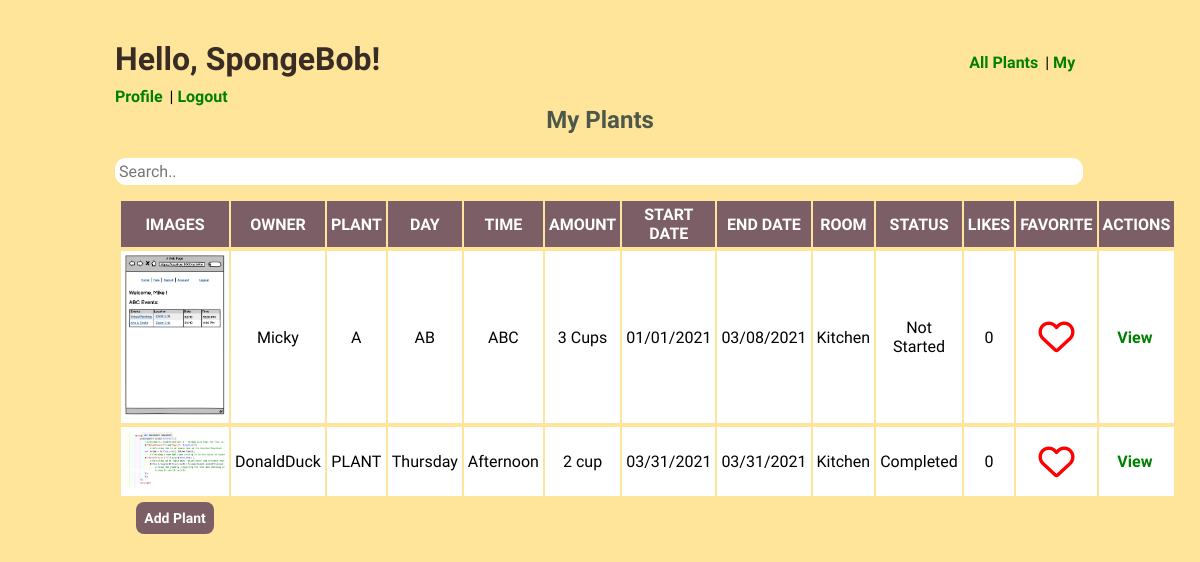
The app's page /plants (signed in) with its own data.
### water_plant_app/models.py (models this page shows)
class User(models.Model):
    first_name = models.CharField(max_length = 255)
    last_name = models.CharField(max_length = 255)
    email = models.CharField(max_length = 255)
    password = models.CharField(max_length = 255)
    created_at = models.DateTimeField(auto_now_add = True)
    updated_at = models.DateTimeField(auto_now = True)
    objects = UserManager()

class Plant(models.Model):
    plants = models.CharField(max_length = 255)
    day = models.CharField(max_length = 140)
    time = models.CharField(max_length = 140)
    quantity = models.CharField(max_length = 14)
    start_date = models.DateTimeField(null = True)
    end_date = models.DateTimeField(null = True)
    description = models.TextField()
    finished = models.CharField(max_length = 5, null = True)
    user_likes = models.ManyToManyField(User, related_name='liked_plant')  # ManyUsersLikeManyPlants and ManyPlantsAreLikedbyManyUsers
    favorites = models.ManyToManyField(User, related_name = 'user_favorite')
    owner = models.ForeignKey(User, related_name = 'plant_owner', on_delete = models.CASCADE)
    img = models.ImageField(upload_to = "img/", null = True, blank = True)
    room = models.CharField(max_length = 140, null = True)
    created_at = models.DateTimeField(auto_now_add = True)
    updated_at = models.DateTimeField(auto_now = True)
    objects = PlantManager()

### water_plant_app/views.py (the view)
# urls.py: path('plants', views.plants),
def plants(request):
    if 'user_id' not in request.session:
        messages.error(request, "Need to register or login buddy!")
        return redirect('/')
    user = User.objects.get(id=request.session['user_id'])
    plants = Plant.objects.all()
    context = {
        'user':user,
        'all_plants':plants,
    }
    return render(request, 'plants.html', context)

### water_plant_app/templates/plants.html (shortened to what this page needs)
<!DOCTYPE html>
<html lang="en">
<head>
    {% load static %}
    <link rel="stylesheet" href="{% static 'CSS/style.css' %}">
</head>
<body>
    <div id="all">
        <h1 class="title">Hello, {{user.first_name}}! </h1>  <span> <a class="link" href="/plants">All Plants</a> | <a class="link" href="/user/profile">My Profile</a> | <a class="link" href="/logout">Logout</a> </span>
        <h2 class="sub-title">My Plants</h2>
        <input id="plantSearch" type="text" placeholder="Search..">
        <table>
            <tr>
                <th>Images</th>
                <th>Owner</th>
                <th>Plant</th>
                <th>Day</th>
                <th>Time</th>
                <th>Amount</th>
                <th>Start Date</th>
                <th>End Date</th>
                <th>Room</th>
                <th>Status</th>
                <th>Likes</th>
                <th>Favorite</th>
                <th>Actions</th>
            </tr>
            {% for plants in all_plants %}
                <tr>
                    <tbody id="plantTable">
                        <td>
                            {% if plants.img %}
                                <img class="img" src="{{plants.img.url}}">
                            {% endif %}
                        </td>
                        <td>{{plants.owner.first_name}}</td>
                        <td>{{plants.plants}}</td>
                        <td>{{plants.day}}</td>
                        <td>{{plants.time}}</td>
                        <td>{{plants.quantity}}</td>
                        <td>{{plants.start_date | date:"SHORT_DATE_FORMAT"}}</td>
                        <td>{{plants.end_date | date:"SHORT_DATE_FORMAT"}}</td>
                        <td>{{plants.room}}</td>
                        <td>{{plants.finished}}</td>
                        <td>{{plants.user_likes.count}}</td>
                        <td>
                            {% if user not in plants.favorites.all %}
                                <a href="/plant/{{plants.id}}/favorite"><i class="far fa-heart"></i></a>
                            {% endif %}
                        </td>
                        <td>
                            <a class="link" href="/plant/{{plants.id}}">View</a>
                        </td>
            {% endfor %}
                    </tbody>
            </tr>
            <tr>
                <td class="no-border-button">
                    <form action="/plants/add" method="post">
                        <button type="submit">Add Plant</button>
                    </form>
                </td>
            </tr>
        </table>
    </div>
</body>
</html>

### water_plant_app/static/CSS/style.css (style rules this page uses)
* { padding:0; margin:0; font-family:'Open Sans Condensed', sans-serif; }
body { background:#FFE599; }
.img { width:100px; }
#all, #add { width:970px; height:auto; margin:0 auto; margin-top:40px; }
td i { color:red; font-size: 36px; text-align: center; }
a { color:#382C25; }
.link { margin-right:3px; color:green; }
table { width:100%; padding:4px; }
#plantSearch { width:99%; padding:4px; border:none; }
table button { padding:8px; border:none; font-weight: bold; border-radius: 8px; font-size:14px; }
td { margin-left:20px; padding: 4px; text-align: center; background:white; }
a { font-weight: bold; }
.no-border-button { background:none; text-align: middle; }
th { padding: 4px; text-align: center; background: #7C5E67; color:white; margin-bottom:2px; font-weight: bold; text-transform: uppercase; }
.title { display:inline-block; vertical-align: middle; margin-right:585px; margin-bottom:9px; color:#382C25; }
.sub-title { text-align: center; margin-bottom:14px; color:#4D584B; }
form { margin: 0 auto; }
a { text-decoration: none; font-weight: bold; }
input { margin-top:10px; margin-bottom:10px; font-size:16px; border-radius: 11px; }
button { background:#7C5E67; color:white; font-weight: bold; cursor: pointer; }

### records on screen
User: first_name "SpongeBob"
Plant: img (picture), owner.first_name "Micky", plants "A", day "AB", time "ABC", quantity "3 Cups", start_date "01/01/2021", end_date "03/08/2021", room "Kitchen", finished "Not Started", user_likes.count "0"
Plant: img (picture), owner.first_name "DonaldDuck", plants "PLANT", day "Thursday", time "Afternoon", quantity "2 cup", start_date "03/31/2021", end_date "03/31/2021", room "Kitchen", finished "Completed", user_likes.count "0"
